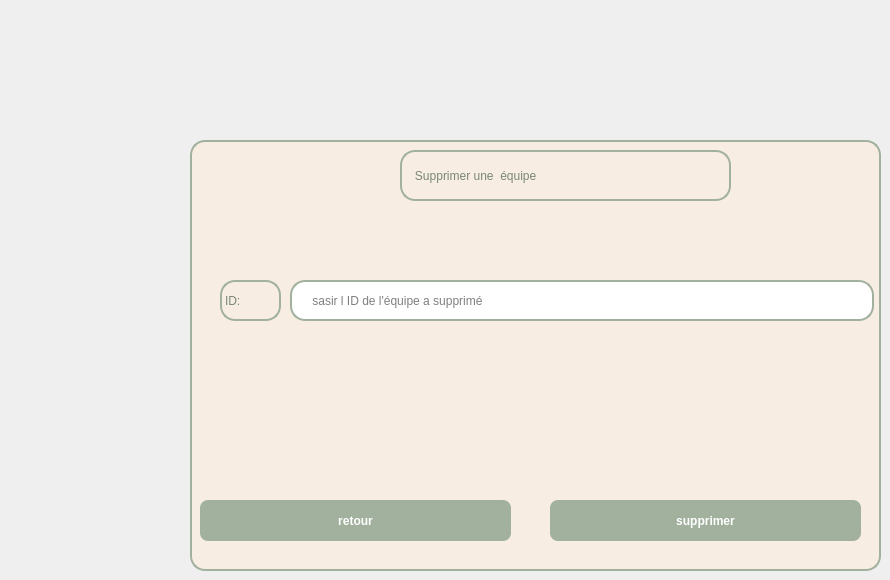
    <widget class="QWidget" name="pagesupp">
     <widget class="QFrame" name="frame_9">
      <property name="geometry">
       <rect>
        <x>190</x>
        <y>140</y>
        <width>691</width>
        <height>431</height>
       </rect>
      </property>
      <property name="styleSheet">
       <string notr="true">QFrame {
     /* Very light cream to contrast the table */
	background-color: rgb(248, 237, 227);
    border: 2px solid #A1B19E;
    border-radius: 15px;
}

/* Style for all buttons inside this frame */
QPushButton {
    background-color: #A1B19E;
    color: white;
    border-radius: 8px;
    padding: 10px;
    font-weight: bold;
    font-family: &quot;Segoe UI&quot;;
    border: none;
}

QPushButton:hover {
    background-color: #8E9E8B; /* Darker green on hover */
}

QPushButton#btnDelete {
    background-color: #c97d7d; /* Soft red for delete to warn the user */
}</string>
      </property>
      <property name="frameShape">
       <enum>QFrame::Shape::StyledPanel</enum>
      </property>
      <property name="frameShadow">
       <enum>QFrame::Shadow::Raised</enum>
      </property>
      <widget class="QPushButton" name="Retour_3">
       <property name="geometry">
        <rect>
         <x>10</x>
         <y>360</y>
         <width>311</width>
         <height>41</height>
        </rect>
       </property>
       <property name="text">
        <string>retour</string>
       </property>
      </widget>
      <widget class="QPushButton" name="pushButton_30">
       <property name="geometry">
        <rect>
         <x>360</x>
         <y>360</y>
         <width>311</width>
         <height>41</height>
        </rect>
       </property>
       <property name="text">
        <string>supprimer</string>
       </property>
      </widget>
      <widget class="QLabel" name="label_41">
       <property name="geometry">
        <rect>
         <x>210</x>
         <y>10</y>
         <width>331</width>
         <height>51</height>
        </rect>
       </property>
       <property name="styleSheet">
        <string notr="true">color: rgb(121, 135, 119);
font: 700 italic 16pt &quot;Segoe UI&quot;;</string>
       </property>
       <property name="text">
        <string>   Supprimer une  équipe</string>
       </property>
      </widget>
      <widget class="QLabel" name="label_42">
       <property name="geometry">
        <rect>
         <x>30</x>
         <y>140</y>
         <width>61</width>
         <height>41</height>
        </rect>
       </property>
       <property name="styleSheet">
        <string notr="true">color: rgb(121, 135, 119);
font: 700 italic 16pt &quot;Segoe UI&quot;;</string>
       </property>
       <property name="text">
        <string>ID:</string>
       </property>
      </widget>
      <widget class="QLineEdit" name="lineEdit_9">
       <property name="geometry">
        <rect>
         <x>100</x>
         <y>140</y>
         <width>584</width>
         <height>41</height>
        </rect>
       </property>
       <property name="styleSheet">
        <string notr="true">QLineEdit {
    background-color: white;
    border: 2px solid rgb(161, 177, 158);
    border-radius: 15px;
    color: black; /* This is the text you type */
    padding: 5px 15px;
    font: 700 10pt &quot;Segoe UI&quot;;
    min-width: 550px; /* Essential to show your long placeholder text */
}

QLineEdit:focus {
    border: 2px solid black;
}

/* This styles the 'recherche des equipes...' text before you type */
QLineEdit::placeholder {
    color: #666666; /* Dark grey placeholder */
    font-style: italic;
    font-weight: 400;
}</string>
       </property>
       <property name="text">
        <string/>
       </property>
       <property name="placeholderText">
        <string> sasir l ID de l'équipe a supprimé</string>
       </property>
      </widget>
     </widget>
    </widget>
